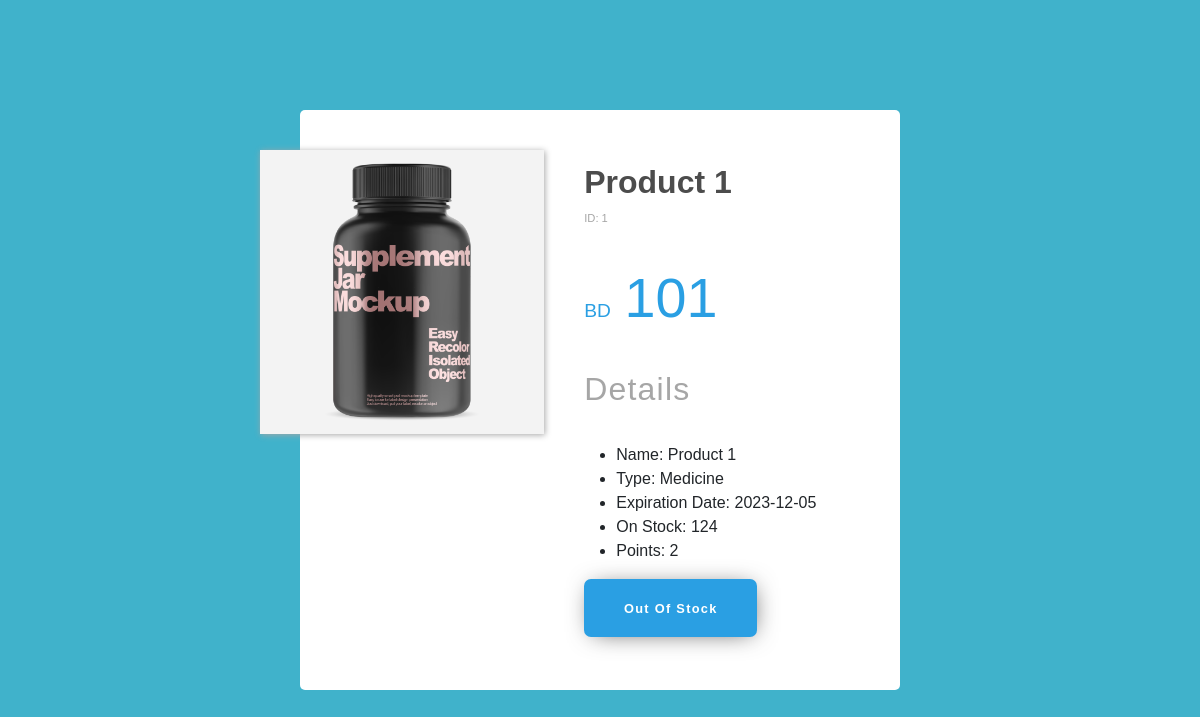
The page /ManageProduct/CustomerProduct.php?ProductID=1 on the database its author committed.
### ManageProduct/CustomerProduct.php (the view, shortened to what this page needs)
<!DOCTYPE html>
<html lang="en">
<head>
  <link href="https://cdnjs.cloudflare.com/ajax/libs/bootstrap/5.3.0/css/bootstrap.min.css" rel="stylesheet">
  <link rel="stylesheet" href="../css/main.css" />
  <link rel="stylesheet" href="../css/Pdetails.css" />
  <link rel="stylesheet" href="../css/all.min.css" />
</head>
<body>
  <?php
  include '../Connection/init.php';
  if (isset($_GET['ProductID'])) {
    $productIds = $_GET['ProductID'];
    $productIds = explode(',', $productIds);
    foreach ($productIds as $productId) {
      $stmt = $db->prepare("SELECT * FROM `product data` WHERE ProductID = :productId");
      $stmt->bindParam(':productId', $productId);
      $stmt->execute();
      $product = $stmt->fetch(PDO::FETCH_ASSOC);
      if ($product) {
        $productName = $product['Name'];
        $productType = $product['Type'];
        $expireDate = $product['ExpireDate'];
        $quantity = $product['Quantity'];
        $availability = $product['Availability'];
        $price = $product['Price'];
        $points = $product['Points'];
        $photo = $product['Photo'];
        echo '
            <section class="product">
            <div class="product__photo">
            <div class="photo-container">
                <div class="photo-main">
                    <img src="../images/' . $photo . '">
                </div>
            </div>
        </div>
        <div class="product__info">
		<div class="title">
			<h1>' . $productName . '</h1>
			<span>ID: ' . $productId . '</span>
		</div>
        <div class="price">
        BD <span>' . $price . '</span>
    </div>
        <div class="description">
			<h2>Details</h2>
			<ul>
				<li>Name: ' . $productName . '</li>
				<li>Type: ' . $productType . ' </li>
				<li>Expiration Date: ' . $expireDate .  '</li>
				<li>On Stock: ' . $quantity . '</li>
                <li>Points: ' . $points . ' </li>
			</ul>
		</div>
        ';
  ?>
        <?php
        if ($availability === 1) {
          $currentDate = date("Y-m-d");
          if ($expireDate <= $currentDate) {
        ?>
            <button id="outOfStock" type="button" class="buy--btn">
              Out Of Stock
            </button>
            <?php
          }
        } else {
          ?>
          <button id="outOfStock" class="buy--btn">
            Out Of Stock
          </button>
  <?php
        }
        echo '
	</div>
    </section>
        ';
      } else {
        echo 'Product with ID ' . $productId . ' not found.<br>';
      }
    }
  } else {
    echo 'Invalid request.';
  }
  ?>
</body>
</html>

### css/main.css (style rules this page uses)
* { box-sizing: border-box; }

### css/Pdetails.css (style rules this page uses)
* { box-sizing: border-box; }
html, body { height: 100%; }
body { display: grid; grid-template-rows: 1fr; font-family: "Raleway", sans-serif; background-color: #40b2cb; }
h2 { letter-spacing: 1.2px; color: #a6a6a6; }
img { max-width: 100%; filter: drop-shadow(1px 1px 3px#a6a6a6); }
.product { display: grid; grid-template-columns: 0.9fr 1fr; margin: auto; padding: 2.5em 0; min-width: 600px; background-color: white; border-radius: 5px; }
.product__photo { position: relative; }
.photo-container { position: absolute; left: -2.5em; display: grid; grid-template-rows: 1fr; width: 100%; height: 100%; border-radius: 6px; }
.product__info { padding: 0.8em 0; }
h2 { margin-bottom: 1.1em; }

### rows shown on the page
product data: Photo (picture), Name "Product 1", productId "1", Price "101", Type "Medicine", ExpireDate "2023-12-05", Quantity "124", Points "2", Availability "Out Of Stock"
